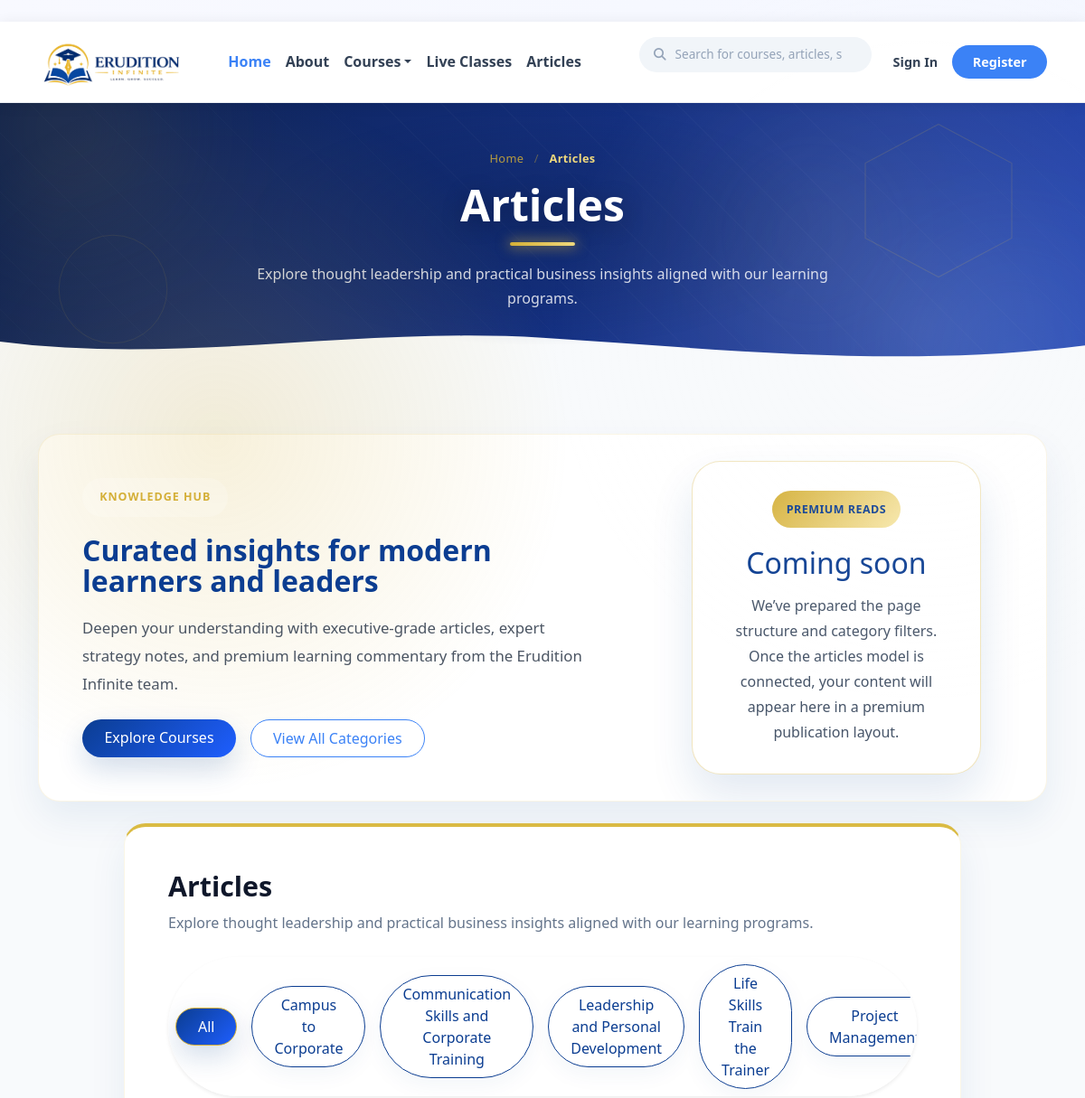
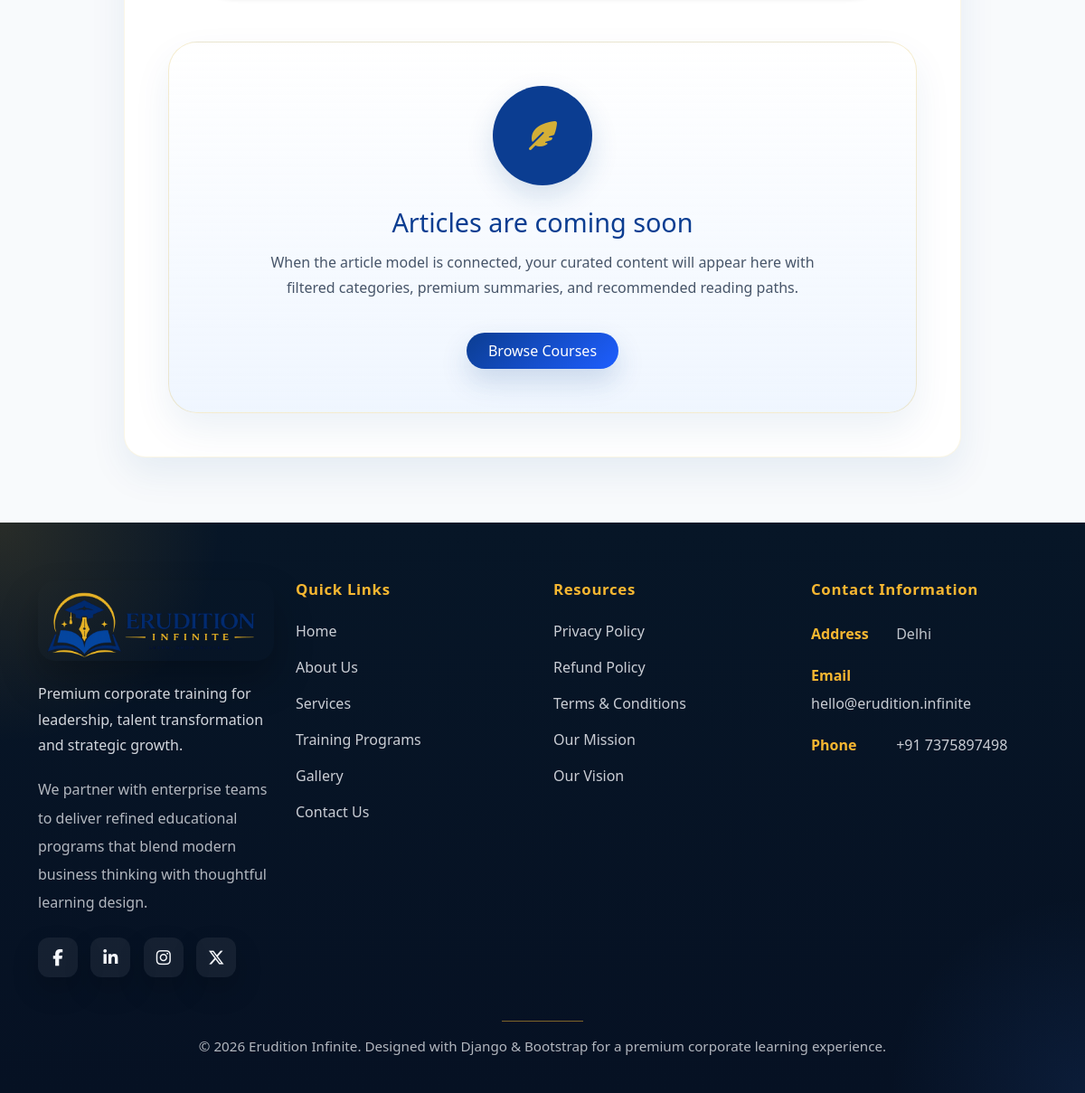
The app's page /articles/ with its own data (2 pictures, top to bottom).
### Erudition/models.py (models this page shows, shortened)
class Category(models.Model):
    name = models.CharField(max_length=255)
    slug = models.SlugField(unique=True)
    class Meta:
        verbose_name_plural = "categories"
        ordering = ["name"]

### Erudition/views.py (the view)
# urls.py: path('articles/', views.articles, name='articles'),
def articles(request):
    category_slug = request.GET.get('category')
    categories = Category.objects.order_by('name')
    return render(request, 'Erudition/articles.html', {
        'categories': categories,
        'active_category_slug': category_slug,
        'page_title': 'Articles',
        'page_subtitle': 'Explore thought leadership and practical business insights aligned with our learning programs.',
    })

### Erudition/context_processors.py (called while the page is built)
def active_announcement(request):
    announcement = Announcement.objects.filter(is_active=True).order_by('-created_at').first()
    return {'active_announcement': announcement}

### Erudition/templates/Erudition/articles.html (shortened to what this page needs)
{% extends 'Erudition/base.html' %}
{% block header_banner %}
    {% include 'Erudition/header_banner.html' %}
{% endblock %}
{% block content %}
<section class="page-section articles-page">
    <div class="container">
        <div class="row gx-4 gy-4 justify-content-center">
            <div class="col-12">
                <div class="articles-hero-card page-card shadow-soft overflow-hidden">
                    <div class="row g-0 align-items-center">
                        <div class="col-lg-7">
                            <div class="card-body py-5 py-lg-6 px-4 px-lg-5">
                                <span class="eyebrow-label">Knowledge Hub</span>
                                <h1 class="articles-hero-title">Curated insights for modern learners and leaders</h1>
                                <p class="articles-hero-text">Deepen your understanding with executive-grade articles, expert strategy notes, and premium learning commentary from the Erudition Infinite team.</p>
                                <div class="articles-hero-actions d-flex flex-wrap gap-3 mt-4">
                                    <a href="{% url 'courses' %}" class="btn btn-primary-custom rounded-pill px-4 py-2">Explore Courses</a>
                                    <a href="?category=all" class="btn btn-outline-custom rounded-pill px-4 py-2">View All Categories</a>
                                </div>
                            </div>
                        </div>
                        <div class="col-lg-5">
                            <div class="articles-hero-visual d-flex align-items-center justify-content-center h-100 p-4">
                                <div class="articles-hero-panel text-center">
                                    <span class="articles-hero-badge">Premium Reads</span>
                                    <h2>Coming soon</h2>
                                    <p>We’ve prepared the page structure and category filters. Once the articles model is connected, your content will appear here in a premium publication layout.</p>
                                </div>
                            </div>
                        </div>
                    </div>
                </div>
            </div>
            <div class="col-lg-10">
                <div class="page-card shadow-soft">
                    <div class="card-body p-4 p-lg-5">
                        <div class="d-flex flex-column flex-md-row justify-content-between align-items-start gap-3 mb-4">
                            <div>
                                <h2 class="section-heading mb-2">Articles</h2>
                                <p class="section-text mb-0">Explore thought leadership and practical business insights aligned with our learning programs.</p>
                            </div>
                        </div>
                    <div class="category-tabs-container">
    <div class="d-flex flex-row flex-nowrap overflow-auto align-items-center bg-white rounded-pill shadow-sm p-2">
        <a href="{% url 'articles' %}" class="btn btn-primary rounded-pill px-4 py-2 me-3">All</a>
        {% for category in categories %}
            <a href="{% url 'articles' %}?category={{ category.slug }}"
               class="btn btn-light rounded-pill px-4 py-2 me-3">
                {{ category.name }}
            </a>
        {% endfor %}
    </div>
</div>
                        <div class="articles-empty-state mt-5 text-center">
                            <div class="articles-empty-illustration">
                                <i class="fas fa-feather-alt"></i>
                            </div>
                            <h3>Articles are coming soon</h3>
                            <p>When the article model is connected, your curated content will appear here with filtered categories, premium summaries, and recommended reading paths.</p>
                            <a href="{% url 'courses' %}" class="btn btn-primary-custom rounded-pill px-4 py-2 mt-3">Browse Courses</a>
                        </div>
                    </div>
                </div>
            </div>
        </div>
    </div>
</section>
{% endblock %}

### Erudition/templates/Erudition/base.html (style rules this page uses)
body { font-family: 'Segoe UI', sans-serif; background: linear-gradient(135deg, #f8f9ff 0%, #eef4ff 100%); color: #1f2937; }
.btn-primary-custom { background-color: #3b82f6; border: none; }
.btn-outline-custom { border-color: #3b82f6; color: #3b82f6; }
.page-section { padding: 4.5rem 0; background: #f8fafc; }
.page-card { background: #ffffff; border-radius: 1.5rem; }
.shadow-soft { box-shadow: 0 15px 40px rgba(15,23,42,0.08); }
.section-heading { font-size: 1.9rem; font-weight: 800; color: #0f172a; margin-bottom: 0.75rem; }
.section-text, .about-paragraph { color: #64748b; font-size: 1rem; line-height: 1.7; }

### records on screen
Category: name "Campus to Corporate"
Category: name "Communication Skills and Corporate Training"
Category: name "Leadership and Personal Development"
Category: name "Life Skills Train the Trainer"
Category: name "Project…"
